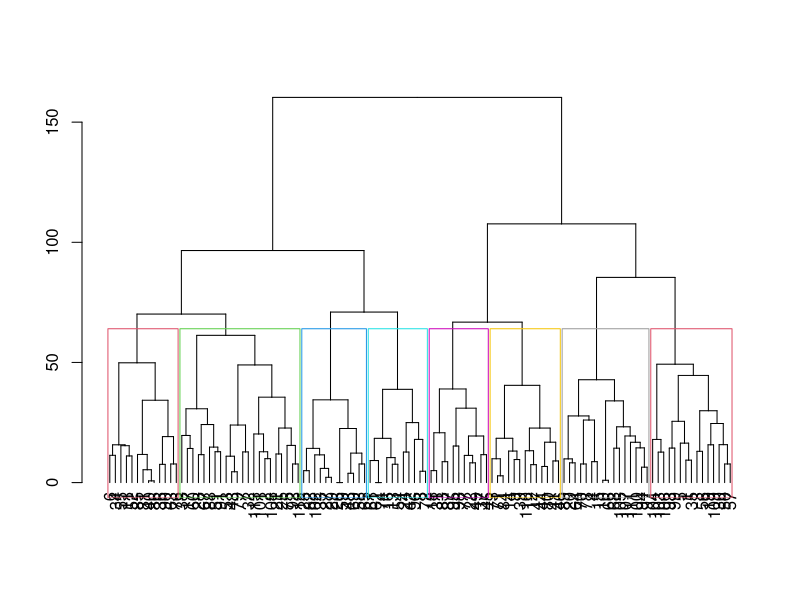

The R script that drew this image: (Note: this script raises an error after producing the figure.)
# ================== Hierarchical cluster analysis =====================

# Read the data frame
df <- read.csv("data/clean_data_v2.csv")

# Omit the NA values of the data frame
df <- na.omit(df)

# Standardize the Age variable
df$Age_std <- scale(df$Age)

# Standardize the Frequency variable
df$Frequency <- factor(
  df$Frequency, 
  order = TRUE,
  levels = c("Less than 2 hours", "2 - 5 hours", "6 - 10 hours", "11 - 15 hours", "16 - 20 hours", "More than 20 hours"))
df$Frequency_numeric <- as.numeric(factor(df$Frequency))
df$Frequency_std <- scale(df$Frequency_numeric)

# Turn the nominal variables into dummy variables
df_dummy <- model.matrix(~ Age_std + Genre + Frequency_std + Field + Factor + Gender + Platform, data = df)

# Calculate the points distance
point_dist <- dist(df_dummy, method = "canberra")      # Using Canberra distance

# Hierarchical cluster analysis on the data frame
hc <- hclust(point_dist, method = "ward.D")            # Using Ward's method

# Plot the dendrogram
dend <- as.dendrogram(hc)
plot(dend)

# Draw the rectangle around each cluster in k clusters
k <- 8
rect.hclust(hc, k, border = 2:8)



# =================== Gap statistic method to find the optimal number of cluster  ==========
# Calculate Within-Cluster Dispersion (WCD) for the original data
wss <- sum(hc$height)

# Generate Random Data for Comparison
set.seed(123)  # Set seed for reproducibility
B <- 100  # Number of random datasets
random_datasets <- lapply(1:B, function(i) matrix(runif(length(df_dummy)), ncol = ncol(df_dummy)))

# Cluster the Random Data
random_hcs <- lapply(random_datasets, function(random_data) {
  dist_matrix <- dist(random_data, method = dist_method[4])
  hclust(dist_matrix, method = hc_method[1])
})


# Calculate Within-Cluster Dispersion for Random Data
wss_random <- sapply(random_hcs, function(random_hc) sum(random_hc$height))


# Calculate Gap Statistic    
gap <- (log(wss_random) - log(wss)) + mean(log(wss_random) - log(wss))

# Determine the Optimal Number of Clusters
num_clusters <- 1 : 10 # Change this range according to the problem domain

gap <- gap[1:length(num_clusters)]

x_labels <- seq(1, length(num_clusters))

plot(num_clusters, gap, xlab = "Number of Clusters", ylab = "Gap Statistic", 
     main = "Gap Statistic Plot", type = "b")

# Customize x-axis labels
axis(1, at = x_labels, labels = num_clusters)
abline(v = 8, col = "red", lty = 2)


# ==================== Histogram and observing pattern ====================
# Add the cluster assignments to the data frame
df$Cluster <- factor(clusters)
print(clusters)

# Create a histogram of the Genre distribution in each cluster
ggplot(df, aes(x = Genre)) +
  geom_histogram(stat = "count", fill = "lightblue", color = "black", linewidth = 0.8) +
  facet_wrap(~ Cluster) +
  theme(axis.text.x = element_text(angle = 45, hjust = 1)) +
  labs(title = "Genre Distribution in Each Cluster", x = "Genre", y = "Count")

# Create a histogram of the Age distribution in each cluster
ggplot(df, aes(x = Age)) +
  geom_histogram(stat = "count", fill = "orange", color = "black", linewidth = 0.8) +
  facet_wrap(~ Cluster) +
  theme(axis.text.x = element_text(angle = 45, hjust = 1)) +
  labs(title = "Age Distribution in Each Cluster", x = "Age", y = "Count")

# Create a histogram of the Field distribution in each cluster
ggplot(df, aes(x = Field)) +
  geom_histogram(stat = "count", fill = "red", color = "black", linewidth = 0.8) +
  facet_wrap(~ Cluster) +
  theme(axis.text.x = element_text(angle = 45, hjust = 1)) +
  labs(title = "Field Distribution in Each Cluster", x = "Field", y = "Count")

# Create a histogram of the Frequency distribution in each cluster
ggplot(df, aes(x = Frequency)) +
  geom_histogram(stat = "count", fill = "darkgrey", color = "black", linewidth = 0.8) +
  facet_wrap(~ Cluster) +
  theme(axis.text.x = element_text(angle = 45, hjust = 1)) +
  labs(title = "Frequency Distribution in Each Cluster", x = "Frequency", y = "Count")

# Create a histogram of the Factor distribution in each cluster
ggplot(df, aes(x = Factor)) +
  geom_histogram(stat = "count", fill = "lightgreen", color = "black", linewidth = 0.8) +
  facet_wrap(~ Cluster) +
  theme(axis.text.x = element_text(angle = 45, hjust = 1)) +
  labs(title = "Factor Distribution in Each Cluster", x = "Factor", y = "Count")

# Create a histogram of the Platform distribution in each cluster
ggplot(df, aes(x = Platform)) +
  geom_histogram(stat = "count", fill = "violet", color = "black", linewidth = 0.8) +
  facet_wrap(~ Cluster) +
  theme(axis.text.x = element_text(angle = 45, hjust = 1)) +
  labs(title = "Platform Distribution in Each Cluster", x = "Platform", y = "Count")